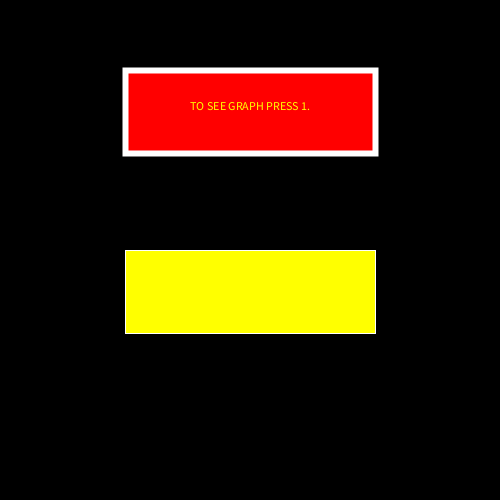
Frame 1 (no input)
Frame 60 (the mouse pressed at the canvas centre just before this capture): identical to frame 1, image omitted
Frame 120 (the mouse held since frame 60 and released just before this capture): identical to frame 1, image omitted

The Processing sketch that drew this single still picture (run headless with seeded random() and noise(); from frame 60 on, the mouse is pressed at the canvas centre):

// Processing sketch: menu
// ── menu.pde
int numOfButtons = 2;  // nr of buttons we want to draw
int selection = 0;    // nr of the currently selected button


// setting stuff up
void setup() {

 size(500,500);
 stroke(255);
 

}

int i = 0;

void draw() {
  
 background(0);
 
  stroke(255);
  
  stroke(255);
 
 // draw a rect for every button
 for (i=0; i<numOfButtons; i++) {

   if (i==selection) {
     // this is the currently selected button, give it another look
     strokeWeight(6); 
     fill(255,0 , 0);
     
   } 
   else {
     // this is NOT a selected button
     strokeWeight(1);
     fill(255, 255 ,0);
     
   }

   rect( width/4, 70+i*180, width/2, height/6);
 }
 
 if(key == ' ')
 {
   if(numOfButtons == 2)
   {
      text("TO SEE PIE PRESS 2.", 190, 210);
      stroke(255, 255, 0);
   }
 
 }
 


 
   text("TO SEE GRAPH PRESS 1.", 190, 110);

 
}


// if up key is pressed, next button above is selected
// if down key is pressed, next button below is selected
void keyPressed() {
 if (keyCode == UP) {
   selection--;
  
   selection = max(selection, 0); // dont let the value go below 0
   println(numOfButtons);
 } 
 
 else if (keyCode == DOWN) {
   selection++;
   selection = min(selection, numOfButtons-1); // dont let the value go beyond the nr of buttons
    
 }
 
 
}
 
